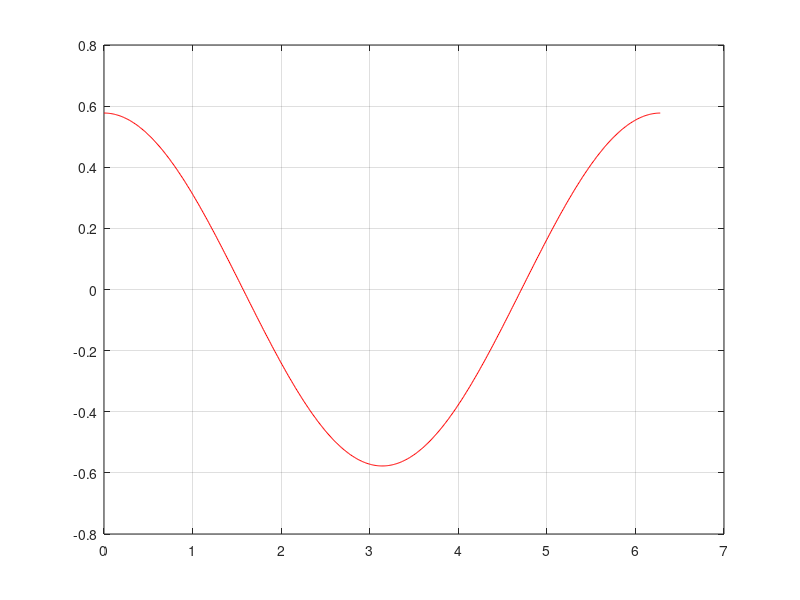

MATLAB code for this plot:
clear all

theta=0:0.01:2*pi;
temp1 = 1/sqrt(3);
temp2 = 1/2;

y=(temp1)*cos(theta).*(theta>=0 & theta<(pi/3)) ...
    +((temp1*temp2)*cos(theta-pi/3)+(-temp2)*sin(theta-pi/3)).*(theta>=(pi/3) & theta<(2*pi/3)) ...
    +((-temp1*temp2)*cos(theta-2*pi/3)+(-temp2)*sin(theta-2*pi/3)).*(theta>=(2*pi/3) & theta<(pi)) ...
    +((-temp1)*cos(theta-pi)).*(theta>=(pi) & theta<(4*pi/3)) ...
    +((-temp1*temp2)*cos(theta-4*pi/3)+(temp2)*sin(theta-4*pi/3)).*(theta>=(4*pi/3) & theta<(5*pi/3)) ...
    +((temp1*temp2)*cos(theta-5*pi/3)+(temp2)*sin(theta-5*pi/3)).*(theta>=(5*pi/3) & theta<=(2*pi));

plot(theta,y,'r')

grid on